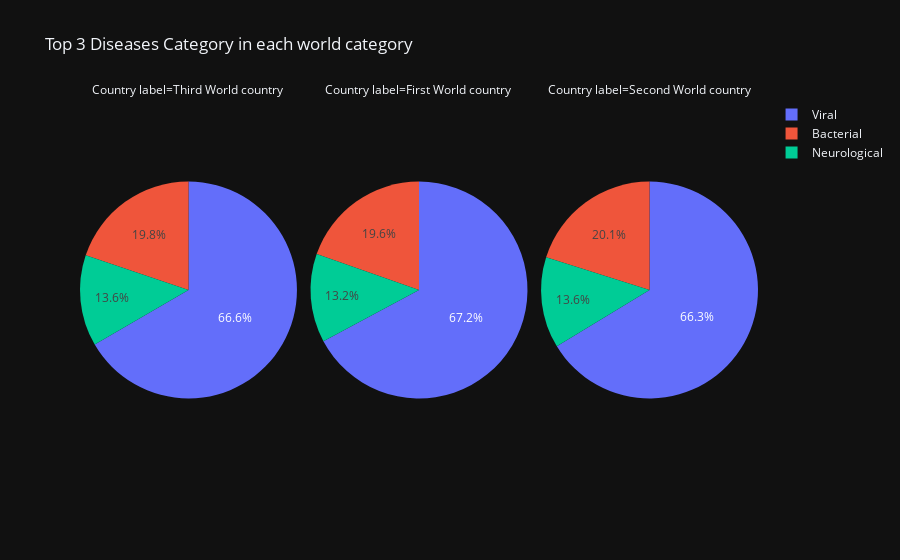

Notebook source saved alongside this figure:
### Markdown cell above
## Top 3 diseases category in each world category

### Code cell
def get_top_3_diseases_category(df):
    top_3_diseases = []
    country_labels = df["Country label"].unique()

    for label in country_labels:
        df_label = df[df["Country label"] == label]
        df_category_count = df_label.groupby(['Disease Category']).agg({'Count': 'sum'}).reset_index()
        top_3 = df_category_count.sort_values(by=['Count', 'Disease Category'], ascending=[False, True]).head(3)
        top_3['Country label'] = label
        top_3_diseases.append(top_3)

    return pd.concat(top_3_diseases).reset_index(drop=True)

top_diseases_cat_df = get_top_3_diseases_category(df_counts)
fig_pie = px.pie(top_diseases_cat_df, values='Count', names='Disease Category',
                 title='Top 3 Diseases Category in each world category', facet_col='Country label')
fig_pie.show()

### Figure 1 — Plotly figure (JSON) as saved in the notebook; plotly's stock layout.template omitted (floating-point values rounded to 4 significant figures)
{"data": [{"domain": {"x": [0, 0.32], "y": [0, 1]}, "hovertemplate": "Country label=Third World country<br>Disease Category=%{label}<br>Count=%{value}<extra></extra>", "labels": ["Viral", "Bacterial", "Neurological"], "legendgroup": "", "name": "", "showlegend": true, "type": "pie", "values": [6912, 2056, 1408]}, {"domain": {"x": [0.34, 0.66], "y": [0, 1]}, "hovertemplate": "Country label=First World country<br>Disease Category=%{label}<br>Count=%{value}<extra></extra>", "labels": ["Viral", "Bacterial", "Neurological"], "legendgroup": "", "name": "", "showlegend": true, "type": "pie", "values": [9124, 2665, 1795]}, {"domain": {"x": [0.68, 1.0], "y": [0, 1]}, "hovertemplate": "Country label=Second World country<br>Disease Category=%{label}<br>Count=%{value}<extra></extra>", "labels": ["Viral", "Bacterial", "Neurological"], "legendgroup": "", "name": "", "showlegend": true, "type": "pie", "values": [4087, 1239, 838]}], "layout": {"annotations": [{"font": {}, "showarrow": false, "text": "Country label=Third World country", "x": 0.16, "xanchor": "center", "xref": "paper", "y": 1, "yanchor": "bottom", "yref": "paper"}, {"font": {}, "showarrow": false, "text": "Country label=First World country", "x": 0.5, "xanchor": "center", "xref": "paper", "y": 1, "yanchor": "bottom", "yref": "paper"}, {"font": {}, "showarrow": false, "text": "Country label=Second World country", "x": 0.84, "xanchor": "center", "xref": "paper", "y": 1, "yanchor": "bottom", "yref": "paper"}], "legend": {"tracegroupgap": 0}, "title": {"text": "Top 3 Diseases Category in each world category"}}}
